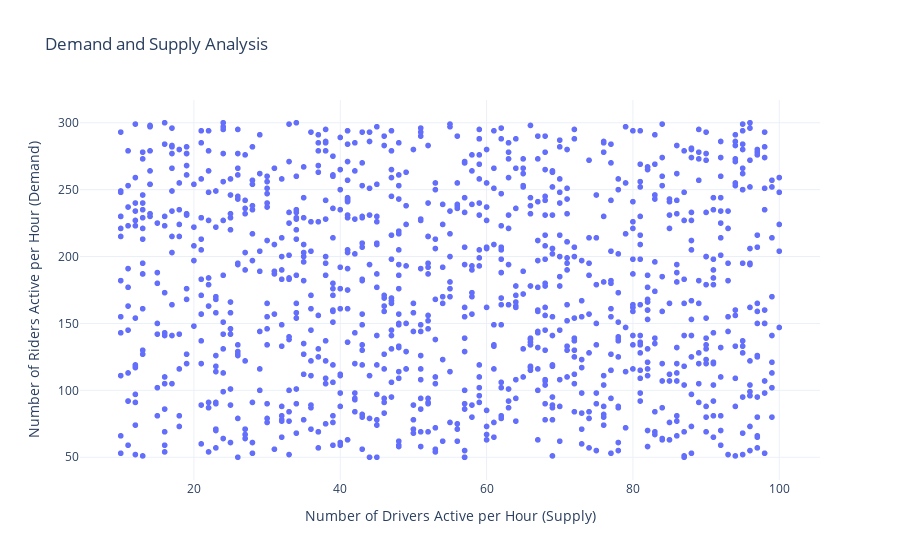

Notebook source saved alongside this figure:
### Code cell
# lets analyze the demand(no. of riders active per hour) and supply(no. of drivers active per hour)
demand = data["Riders Active Per Hour"]
supply = data["Drivers Active Per Hour"]
figure = px.scatter(data, x = "Drivers Active Per Hour",
                    y = "Riders Active Per Hour", 
                    title="Demand and Supply Analysis")
figure.update_layout(
    xaxis_title="Number of Drivers Active per Hour (Supply)",
    yaxis_title="Number of Riders Active per Hour (Demand)",
)
from IPython.display import display
display(figure)

### Figure 1 — Plotly figure (JSON) as saved in the notebook; plotly's stock layout.template omitted (floating-point values rounded to 4 significant figures; data arrays with more than 128 entries replaced by an {"elided": "..."} marker saying what was removed)
{"data": [{"hovertemplate": "Drivers Active Per Hour=%{x}<br>Riders Active Per Hour=%{y}<extra></extra>", "legendgroup": "", "marker": {"color": "#636efa", "symbol": "circle"}, "mode": "markers", "name": "", "showlegend": false, "type": "scattergl", "x": {"elided": "1099 int values"}, "xaxis": "x", "y": {"elided": "1099 int values"}, "yaxis": "y"}], "layout": {"legend": {"tracegroupgap": 0}, "title": {"text": "Demand and Supply Analysis"}, "xaxis": {"anchor": "y", "domain": [0, 1], "title": {"text": "Number of Drivers Active per Hour (Supply)"}}, "yaxis": {"anchor": "x", "domain": [0, 1], "title": {"text": "Number of Riders Active per Hour (Demand)"}}}}
